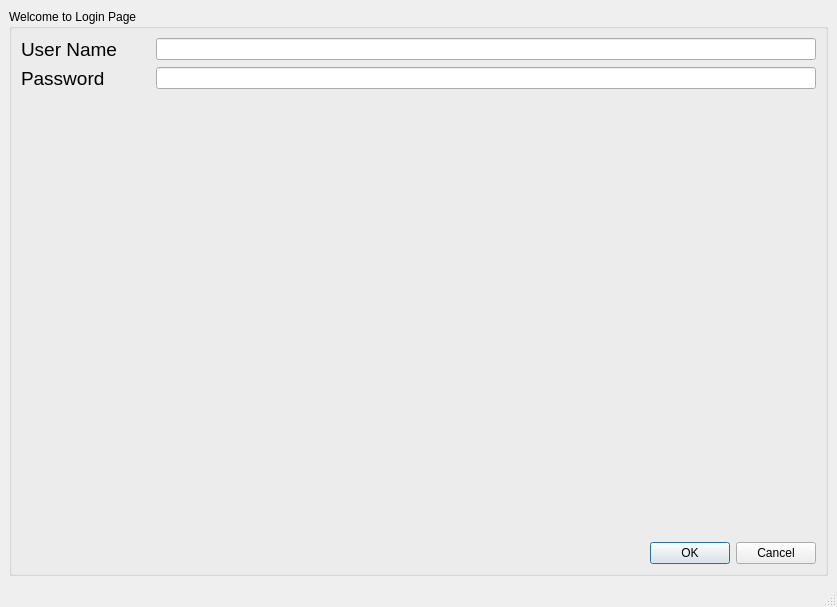
<?xml version="1.0" encoding="UTF-8"?>
<ui version="4.0">
 <class>MainWindow</class>
 <widget class="QMainWindow" name="MainWindow">
  <property name="geometry">
   <rect>
    <x>0</x>
    <y>0</y>
    <width>837</width>
    <height>607</height>
   </rect>
  </property>
  <property name="windowTitle">
   <string>MainWindow</string>
  </property>
  <widget class="QWidget" name="centralwidget">
   <layout class="QGridLayout" name="gridLayout">
    <item row="0" column="0">
     <widget class="QGroupBox" name="groupBox">
      <property name="title">
       <string>Welcome to Login Page</string>
      </property>
      <layout class="QGridLayout" name="gridLayout_2">
       <item row="0" column="0">
        <widget class="QLabel" name="label_username">
         <property name="font">
          <font>
           <pointsize>14</pointsize>
          </font>
         </property>
         <property name="text">
          <string>User Name</string>
         </property>
        </widget>
       </item>
       <item row="2" column="1">
        <spacer name="verticalSpacer">
         <property name="orientation">
          <enum>Qt::Orientation::Vertical</enum>
         </property>
         <property name="sizeHint" stdset="0">
          <size>
           <width>20</width>
           <height>40</height>
          </size>
         </property>
        </spacer>
       </item>
       <item row="1" column="0">
        <widget class="QLabel" name="label_password">
         <property name="font">
          <font>
           <pointsize>14</pointsize>
          </font>
         </property>
         <property name="text">
          <string>Password</string>
         </property>
        </widget>
       </item>
       <item row="0" column="3">
        <widget class="QLineEdit" name="lineEdit_username"/>
       </item>
       <item row="5" column="0" colspan="4">
        <widget class="QDialogButtonBox" name="buttonBox">
         <property name="standardButtons">
          <set>QDialogButtonBox::StandardButton::Cancel|QDialogButtonBox::StandardButton::Ok</set>
         </property>
        </widget>
       </item>
       <item row="1" column="3">
        <widget class="QLineEdit" name="lineEdit_password"/>
       </item>
       <item row="3" column="3">
        <widget class="QLabel" name="label_message">
         <property name="text">
          <string/>
         </property>
        </widget>
       </item>
      </layout>
     </widget>
    </item>
   </layout>
  </widget>
  <widget class="QMenuBar" name="menubar">
   <property name="geometry">
    <rect>
     <x>0</x>
     <y>0</y>
     <width>837</width>
     <height>21</height>
    </rect>
   </property>
  </widget>
  <widget class="QStatusBar" name="statusbar"/>
 </widget>
 <resources/>
 <connections/>
</ui>
